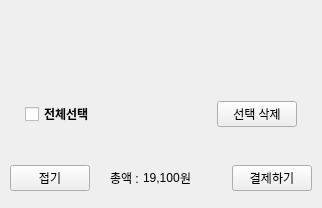
              <widget class="QWidget" name="cart_frame" native="true">
               <property name="styleSheet">
                <string notr="true">#cart_frame {
      border: 2px solid #dddddd;
      border-top-left-radius: 16px;
      border-top-right-radius: 16px;
      border-bottom-left-radius: 0px;
      border-bottom-right-radius: 0px;
      background-color: white;
  }
</string>
               </property>
               <layout class="QVBoxLayout" name="verticalLayout_7">
                <property name="spacing">
                 <number>0</number>
                </property>
                <property name="leftMargin">
                 <number>0</number>
                </property>
                <property name="topMargin">
                 <number>0</number>
                </property>
                <property name="rightMargin">
                 <number>0</number>
                </property>
                <property name="bottomMargin">
                 <number>0</number>
                </property>
                <item>
                 <widget class="QFrame" name="cart_body">
                  <property name="styleSheet">
                   <string notr="true"/>
                  </property>
                  <property name="frameShape">
                   <enum>QFrame::NoFrame</enum>
                  </property>
                  <property name="frameShadow">
                   <enum>QFrame::Raised</enum>
                  </property>
                  <layout class="QVBoxLayout" name="verticalLayout_10">
                   <property name="spacing">
                    <number>12</number>
                   </property>
                   <property name="leftMargin">
                    <number>16</number>
                   </property>
                   <property name="topMargin">
                    <number>12</number>
                   </property>
                   <property name="rightMargin">
                    <number>16</number>
                   </property>
                   <property name="bottomMargin">
                    <number>12</number>
                   </property>
                   <item>
                    <widget class="QScrollArea" name="cart_item_scroll">
                     <property name="frameShape">
                      <enum>QFrame::NoFrame</enum>
                     </property>
                     <property name="horizontalScrollBarPolicy">
                      <enum>Qt::ScrollBarAlwaysOff</enum>
                     </property>
                     <property name="widgetResizable">
                      <bool>true</bool>
                     </property>
                     <widget class="QWidget" name="cart_items_container">
                      <property name="geometry">
                       <rect>
                        <x>0</x>
                        <y>0</y>
                        <width>751</width>
                        <height>68</height>
                       </rect>
                      </property>
                      <layout class="QVBoxLayout" name="cart_items_layout"/>
                     </widget>
                    </widget>
                   </item>
                   <item>
                    <widget class="QWidget" name="cart_select_all_row" native="true">
                     <layout class="QHBoxLayout" name="horizontalLayout_10">
                      <item>
                       <widget class="QCheckBox" name="chk_select_all">
                        <property name="font">
                         <font>
                          <weight>75</weight>
                          <bold>true</bold>
                         </font>
                        </property>
                        <property name="text">
                         <string>전체선택</string>
                        </property>
                       </widget>
                      </item>
                      <item>
                       <spacer name="horizontalSpacer_5">
                        <property name="orientation">
                         <enum>Qt::Horizontal</enum>
                        </property>
                        <property name="sizeHint" stdset="0">
                         <size>
                          <width>40</width>
                          <height>20</height>
                         </size>
                        </property>
                       </spacer>
                      </item>
                      <item>
                       <widget class="QPushButton" name="btn_selected_delete">
                        <property name="text">
                         <string>선택 삭제</string>
                        </property>
                       </widget>
                      </item>
                     </layout>
                    </widget>
                   </item>
                  </layout>
                 </widget>
                </item>
                <item>
                 <widget class="QFrame" name="cart_header">
                  <property name="enabled">
                   <bool>true</bool>
                  </property>
                  <property name="minimumSize">
                   <size>
                    <width>0</width>
                    <height>60</height>
                   </size>
                  </property>
                  <property name="styleSheet">
                   <string notr="true"/>
                  </property>
                  <property name="frameShape">
                   <enum>QFrame::NoFrame</enum>
                  </property>
                  <property name="frameShadow">
                   <enum>QFrame::Raised</enum>
                  </property>
                  <layout class="QHBoxLayout" name="horizontalLayout_4">
                   <property name="spacing">
                    <number>0</number>
                   </property>
                   <property name="leftMargin">
                    <number>10</number>
                   </property>
                   <property name="topMargin">
                    <number>0</number>
                   </property>
                   <property name="rightMargin">
                    <number>10</number>
                   </property>
                   <property name="bottomMargin">
                    <number>0</number>
                   </property>
                   <item>
                    <widget class="QPushButton" name="btn_chevron_up">
                     <property name="text">
                      <string>접기</string>
                     </property>
                    </widget>
                   </item>
                   <item>
                    <spacer name="horizontalSpacer_6">
                     <property name="orientation">
                      <enum>Qt::Horizontal</enum>
                     </property>
                     <property name="sizeType">
                      <enum>QSizePolicy::Fixed</enum>
                     </property>
                     <property name="sizeHint" stdset="0">
                      <size>
                       <width>20</width>
                       <height>20</height>
                      </size>
                     </property>
                    </spacer>
                   </item>
                   <item>
                    <widget class="QLabel" name="label_4">
                     <property name="text">
                      <string>총액 : </string>
                     </property>
                    </widget>
                   </item>
                   <item>
                    <widget class="QLabel" name="label_pay_price">
                     <property name="text">
                      <string>19,100</string>
                     </property>
                    </widget>
                   </item>
                   <item>
                    <widget class="QLabel" name="label_5">
                     <property name="text">
                      <string>원</string>
                     </property>
                    </widget>
                   </item>
                   <item>
                    <spacer name="horizontalSpacer_3">
                     <property name="orientation">
                      <enum>Qt::Horizontal</enum>
                     </property>
                     <property name="sizeHint" stdset="0">
                      <size>
                       <width>40</width>
                       <height>20</height>
                      </size>
                     </property>
                    </spacer>
                   </item>
                   <item>
                    <widget class="QPushButton" name="btn_pay">
                     <property name="text">
                      <string>결제하기</string>
                     </property>
                    </widget>
                   </item>
                  </layout>
                 </widget>
                </item>
               </layout>
              </widget>
